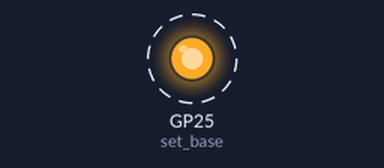
The program below on a simulated Raspberry Pi Pico running MicroPython. On the bench: output pins drawn as LEDs (lit = HIGH). Dashed ring = blinking. What the program prints to the serial console is not drawn.

Above: at 0.02 s.
Timing chart, 0 to 3.0 s (numbered marks = the images above):
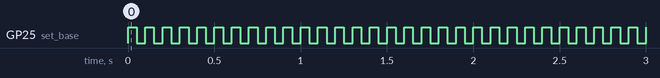

The program:

pio_blink.py
```python
import machine
import utime
import rp2

# Blink LED at 10Hz with freq = 2000Hz
# 2000Hz / 200 cycles = 10Hz
@rp2.asm_pio(set_init=rp2.PIO.OUT_LOW)
def blink():
    wrap_target()
    set(pins, 1) [19] 	#1 cycle instruction + 19 cycles delay
    nop() [19]			#20 cycles delay
    nop() [19]			#20 cycles delay
    nop() [19]			#20 cycles delay
    nop() [19]    		#20 cycles delay
    set(pins, 0) [19]	#1 cycle instruction + 19 cycles delay
    nop() [19]			#20 cycles delay
    nop() [19]			#20 cycles delay
    nop() [19]			#20 cycles delay
    nop() [19]    		#20 cycles delay
    wrap()

# freq = 2000Hz, control pin#25
sm = rp2.StateMachine(0, blink, freq=2000, set_base=machine.Pin(25))

print("Start state machine...")
sm.active(1)

# CPU is not used for blinking LED
while True:
    print('Idle....')
    utime.sleep(1)    
```

Measured:
- by itself, GP25 (set_base): alternates HIGH for 0.05 s and LOW for 0.05 s
